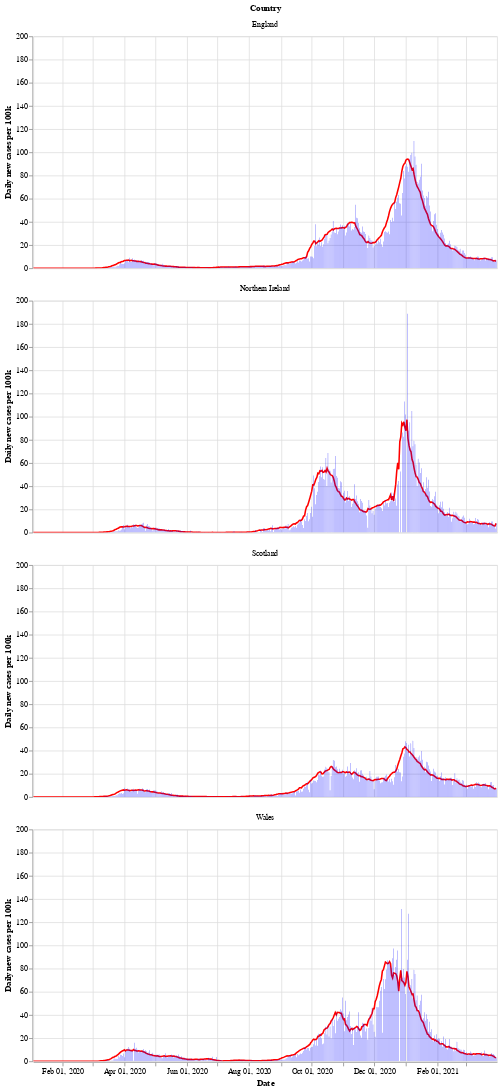

The notebook cell this image was saved under:
### Markdown cell above
Next is a bar chart of the number of new cases in each country (per 100k population), with the 7 day moving average of cases. Again we see that Wales saw a longer period of raising and falling cases compared to the other countries.

After a period of cases falling, each nation is now seeing a rise in the number of cases - especially in Wales.

### Code cell
# collapse
bars = alt.Chart(uk_cases).mark_bar().encode(
    x=alt.X("yearmonthdate(date):T", axis=alt.Axis(title='Date')),
    y=alt.Y("newCasesRate:Q", axis=alt.Axis(title='Daily new cases per 100k')),
    tooltip='newCasesRate',
    color=alt.condition(
        alt.datum.dailyChange > 0,
        alt.value("orange"),  # The positive color
        alt.value("blue")  # The negative color
    )
).properties(title='New cases per 100k population with rolling 7 day average', width=600).interactive()
line = alt.Chart(uk_cases).mark_line(
    color='red',
    size=2,
).transform_window(
    rolling_mean='mean(newCasesRate)',
    frame=[0, 7],
    groupby=['areaName']
).encode(
    x='yearmonthdate(date):T',
    y='rolling_mean:Q'
)
alt.layer(line, bars, data=uk_cases).facet(alt.Row('areaName', title='Country'), columns=1)

### Figure 1 — Vega-Lite specification as saved in the notebook (floating-point values rounded to 4 significant figures; data arrays with more than 128 entries replaced by an {"elided": "..."} marker saying what was removed)
{"config": {"view": {"continuousWidth": 400, "continuousHeight": 300}}, "data": {"name": "data-c33a38d0ef5b0eee454d1da943311798"}, "facet": {"type": "nominal", "field": "areaName", "title": "Country"}, "spec": {"layer": [{"mark": {"type": "line", "color": "red", "size": 2}, "encoding": {"x": {"type": "temporal", "field": "date", "timeUnit": "yearmonthdate"}, "y": {"type": "quantitative", "field": "rolling_mean"}}, "transform": [{"window": [{"op": "mean", "field": "newCasesRate", "as": "rolling_mean"}], "frame": [0, 7], "groupby": ["areaName"]}]}, {"mark": "bar", "encoding": {"color": {"condition": {"value": "orange", "test": "(datum.dailyChange > 0)"}, "value": "blue"}, "tooltip": {"type": "quantitative", "field": "newCasesRate"}, "x": {"type": "temporal", "axis": {"title": "Date"}, "field": "date", "timeUnit": "yearmonthdate"}, "y": {"type": "quantitative", "axis": {"title": "Daily new cases per 100k"}, "field": "newCasesRate"}}, "selection": {"selector002": {"type": "interval", "bind": "scales", "encodings": ["x", "y"]}}, "title": "New cases per 100k population with rolling 7 day average", "width": 600}]}, "columns": 1, "$schema": "https://vega.github.io/schema/vega-lite/v4.8.1.json", "datasets": {"data-c33a38d0ef5b0eee454d1da943311798": {"elided": "1812 records"}}}
